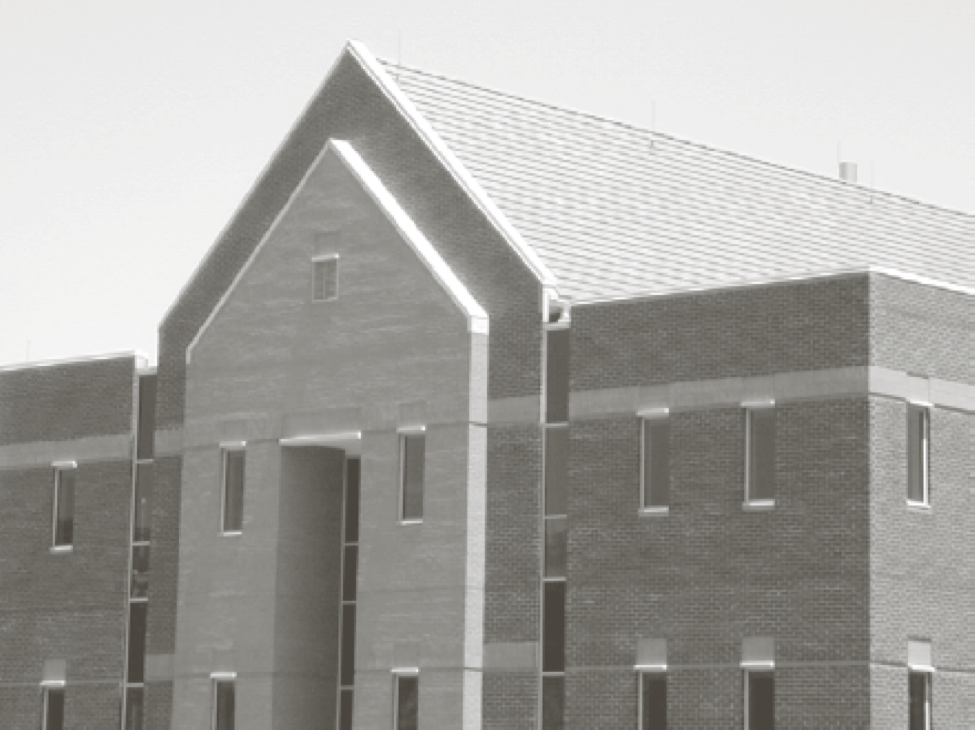
//> input picture otsu/building.png, 975 x 730 px
$ ./myOtsu building.png   (built with g++ and OpenCV 4)
//> lines starting //> are read from the running program, lines starting //| are printed output that depends on the picture; after the words box and inside, x2 and y2 are one past the last pixel; in counts of white or black regions, pixels touching at a corner belong together
#include <opencv2/opencv.hpp>
#include <cstdlib>
#include <iostream>
#include <vector>

using namespace std;
using namespace cv;

int Otsu(vector<double> his) {
    double mediaCumGlob = 0.0f;
    // Calcolo della media cumulativa globale mG
    for (int i = 0; i < 256; i++) {
        mediaCumGlob += i * his[i];
    }

    double prob = 0.0f;
    double currMediaCum = 0.0f;
    double currVar = 0.0f;
    double maxVar = 0.0f;
    int thresh;
    for (int i = 0; i < 256; i++) {
        // Calcolo somma cumulativa P1(k)
        prob += his[i];
        // Calcolo media cumulativa m(k)
        currMediaCum += i * his[i];
        // Calcolo della varianza interclasse sigma(k)
        currVar = pow(mediaCumGlob * prob - currMediaCum, 2) / (prob * (1 - prob));
        // Massimizza la varianza interclasse
        if (currVar > maxVar) {
            maxVar = currVar;
            thresh = i;
        }
    }

    return thresh;
}

vector<double> NormalizedHistogram(Mat img) {
    // Inizializziamo il vettore di double
    vector<double> his(256, 0.0f);

    // Calcoliamo il numero di occorrenze in termini
    // di valore di intensità per ogni pixel
    for (int y = 0; y < img.rows; y++) {
        for (int x = 0; x < img.cols; x++) {
            his[img.at<uchar>(y, x)]++;
        }
    }

    // Normalizzazione dell'istogramma
    for (int i = 0; i < 256; i++) {
        his[i] /= img.rows *img.cols;
    }

    return his;
}

vector<int> OtsuMultipleThresh(vector<double> his) {
    // Calcolo della media cumulativa globale mG
    double mediaCumGlob = 0.0f;
    for (int i = 0; i < 256; i++) {
        mediaCumGlob += i * his[i];
    }

    // Abbiamo 3 classi, quindi 3 probabilità e 3 medie cumulative
    vector<double> prob(3, 0.0f);
    vector<double> currMediaCum(3, 0.0f);
    double currVar = 0.0f;
    double maxVar = 0.0f;
    // Abbiamo due soglie poiché abbiamo 3 classi
    vector<int> thresh(2, 0);
    for (int i = 0; i < 256 - 2; i++) {
        // Calcolo somma cumulativa P1(k)
        prob[0] += his[i];
        // Calcolo media cumulativa m1(k)
        currMediaCum[0] += i * his[i];

        for (int j = i + 1; j < 256 - 1; j++) {
            // Calcolo somma cumulativa P2(k)
            prob[1] += his[j];
            // Calcolo media cumulativa m2(k)
            currMediaCum[1] += j * his[j];

            for (int k = j + 1; k < 256; k++) {
                // Calcolo somma cumulativa P3(k)
                prob[2] += his[k];
                // Calcolo media cumulativa m3(k)
                currMediaCum[2] += k * his[k];

                // Calcolo della varianza interclasse sigma(k1, k2)
                currVar = 0.0f;
                for (int w = 0; w < 3; w++) {
                    currVar += prob[w] * pow(currMediaCum[w] / prob[w] - mediaCumGlob, 2);
                }

                // Calcolo della varianza massima
                if (currVar > maxVar) {
                    maxVar = currVar;
                    thresh[0] = i;
                    thresh[1] = j;
                }
            }
            prob[2] = currMediaCum[2] = 0.0f;
        }
        prob[1] = currMediaCum[1] = 0.0f;
    }

    return thresh;
}

void MultipleThreshold(Mat img, Mat &out, vector<int> thresh) {
    out = Mat::zeros(img.size(), img.type());
    for (int y = 0; y < img.rows; y++) {
        for (int x = 0; x < img.cols; x++) {
            if (img.at<uchar>(y, x) >= thresh[1]) {
                out.at<uchar>(y, x) = 255;
            }
            else if (img.at<uchar>(y, x) >= thresh[0]) {
                out.at<uchar>(y, x) = 127;
            }
        }
    }
}

int main(int argc, char **argv) {
    // Controllo argomenti riga di comando
    if (argc != 2) {
        cout << "Usage: " << argv[0] << " image_name" << endl;
        return -1;
    }

    // Lettura dell'immagine
    Mat src = imread(argv[1], IMREAD_GRAYSCALE);
//> src: 730 rows x 975 cols, CV_8UC1; min 70, max 255, mean 165.4
    if (src.empty()) {
        cout << "Could not read the image with name " << argv[1] << endl;
        return -1;
    }

    /** 1. Applichiamo un filtro Gaussiano per sfocare l'immagine **/
    GaussianBlur(src, src, Size(5, 5), 0, 0);

    /** 2. Calcoliamo l'istogramma normalizzato **/
    vector<double> hist = NormalizedHistogram(src);
//> after the loop in NormalizedHistogram, `for (int y = 0; y < img.rows; y++)`: his = 256 values, max 26698 at index 236, min 0 at index 0, mean 2780.3
//> after the loop in NormalizedHistogram, `for (int i = 0; i < 256; i++)`: his = 256 values, max 0.0375 at index 236, min 0 at index 0, mean 0.00391
//> hist has the same summary as his in NormalizedHistogram

    /** 3. Algoritmo di Otsu con una singola soglia **/
    int otsuThresh = Otsu(hist);
//> after the loop in Otsu, `for (int i = 0; i < 256; i++)`: mediaCumGlob = 165.4
//> the loop in Otsu, `for (int i = 0; i < 256; i++)` made 256 passes
//> (currVar, maxVar) on passes 71 to 82: (54.91, 54.91), (70.92, 70.92), (80.04, 80.04), (86.38, 86.38), (91.76, 91.76), (96.61, 96.61), (101.1, 101.1), (105.9, 105.9), (111, 111), (116.4, 116.4), (122.4, 122.4), (128.3, 128.3)
//> currVar on passes 1 to 6: nan, nan, nan, nan, nan, nan
//> after the loop in Otsu, `for (int i = 0; i < 256; i++)`: prob = 1; currMediaCum = 165.4; maxVar = 2681.9; thresh = 177
//> otsuThresh = 177

    /** Applicazione del thresholding **/
    Mat out;
    threshold(src, out, otsuThresh, 255, THRESH_BINARY);
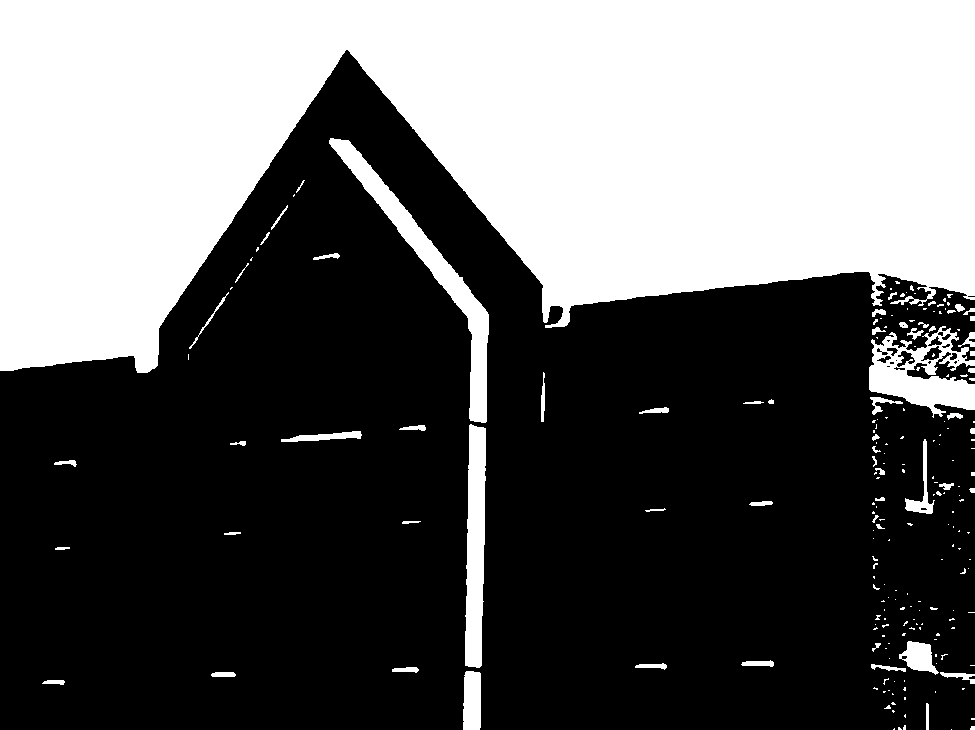
//> out: 730 rows x 975 cols, CV_8UC1; 38.5% white; 210 white regions (148 under 20 px), largest, box (x1, y1, x2, y2) and area: (0, 0, 975, 373) 251953, (329, 138, 489, 423) 6106, (869, 326, 975, 418) 4863
    imshow("Otsu", out);
    waitKey(0);

    /** Otsu con soglie multiple **/
    vector<int> thresh = OtsuMultipleThresh(hist);
//> after the loop in OtsuMultipleThresh, `for (int i = 0; i < 256; i++)`: mediaCumGlob = 165.4
//> after the loop in OtsuMultipleThresh, `for (int i = 0; i < 256 - 2; i++)`: prob = [0.996, 0, 0]; currMediaCum = [164.4, 0, 0]; currVar = 31.4; maxVar = 2946.9; thresh = [128, 191]
//> thresh = [128, 191]
    cout << "min: " << thresh[0] << " max: " << thresh[1] << endl;
//| min: 128 max: 191
    MultipleThreshold(src, out, thresh);
//> after the loop in MultipleThreshold, `for (int y = 0; y < img.rows; y++)`:
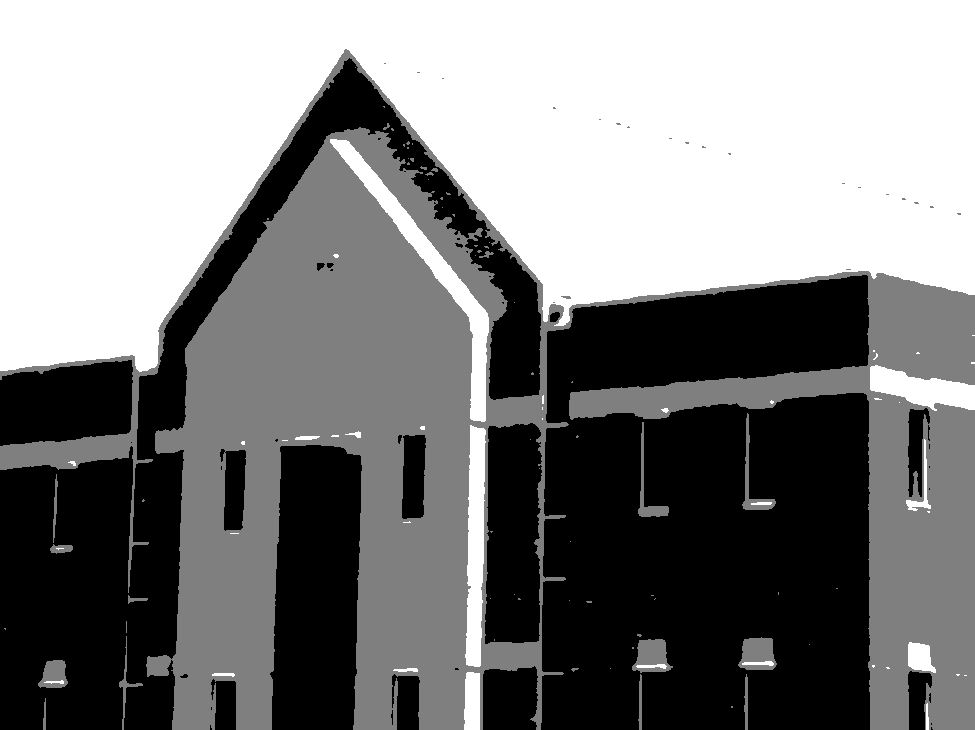
//> out: 730 rows x 975 cols, CV_8UC1; min 0, max 255, mean 129.2
    imshow("Otsu2", out);
    waitKey(0);

    return 0;
}
